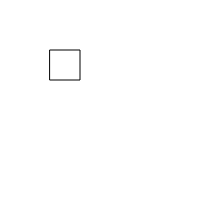
Frame 1 (no input)
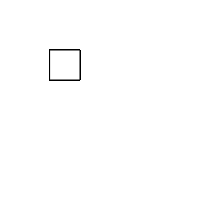
Frame 60 (no input)
Frame 120 (the mouse pressed at the canvas centre since frame 60): identical to frame 60, image omitted

The p5.js sketch that drew these frames (run headless with seeded random() and noise() and a simulated clock; from frame 60 on, the mouse is pressed at the canvas centre):

// p5.js sketch
// ── sketch.js
setup = () => {
  createCanvas(200,200);
}

draw = () => {
  rect(50,50,30,30);
}
